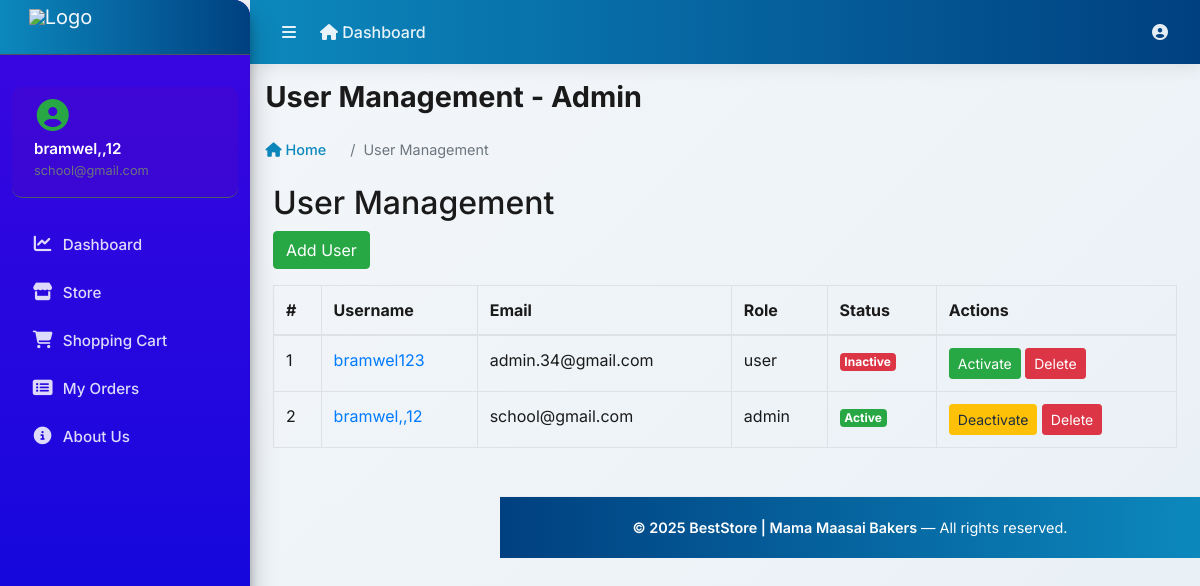
Screenshot of /accounts/users/ (signed in) with the database file from the repository.
### accounts/models.py (models this page shows, shortened)
class Account(AbstractUser):
    ROLE_CHOICES = (
        ('admin', 'Admin'),
        ('finance', 'Finance'),
        ('user', 'User'),
    )
    role = models.CharField(max_length=20, choices=ROLE_CHOICES, default='user')
    first_name = models.CharField(max_length=50)
    last_name = models.CharField(max_length=50)
    username = models.CharField(max_length=50, unique=True)
    email = models.EmailField(max_length=100, unique=True)
    phone_number = models.CharField(max_length=50, blank=True, null=True)
    groups = models.ManyToManyField(
        Group,
        related_name="custom_user_set",
        blank=True,
        help_text="The groups this user belongs to.",
        verbose_name="groups",
    )
    user_permissions = models.ManyToManyField(
        Permission,
        related_name="custom_user_permissions_set",
        blank=True,
        help_text="Specific permissions for this user.",
        verbose_name="user permissions",
    )
    date_joined = models.DateTimeField(auto_now_add=True)
    last_login = models.DateTimeField(auto_now_add=True)
    is_admin = models.BooleanField(default=False)
    is_staff = models.BooleanField(default=False)
    is_superuser = models.BooleanField(default=False)
    is_active = models.BooleanField(default=False)
    is_superadmin = models.BooleanField(default=False)
    USERNAME_FIELD = 'email'
    REQUIRED_FIELDS = ['username', 'first_name', 'last_name']
    objects = MyAccountManager()

### accounts/views.py (the view, shortened to what this page needs)
# urls.py: path('users/', views.users_view, name='users'),
@admin_required
def users_view(request):
    User = get_user_model()
    users = User.objects.all()
    return render(request, 'accounts/users.html', {'users': users})

### accounts/views.py (called while the page is built)
def admin_required(view_func):
    return user_passes_test(lambda u: u.is_staff or u.is_superuser)(view_func)

### carts/context_processors.py (called while the page is built)
def counter(request):
    cart_count = 0
    if 'admin' in request.path:
        return {}
    else:
        try:
            cart = Cart.objects.filter(cart_id=_cart_id(request))
            if request.user.is_authenticated:
                cart_items = CartItem.objects.all().filter(user=request.user)
            else:
                cart_items = CartItem.objects.all().filter(cart=cart[:1])
            for cart_item in cart_items:
                cart_count += cart_item.quantity
        except Cart.DoesNotExist:
            cart_count = 0
    return dict(cart_count=cart_count)

### carts/views.py (called while the page is built)
def _cart_id(request):
    cart = request.session.session_key
    if not cart:
        cart = request.session.create()
    return cart

### category/context_processors.py (called while the page is built)
def menu_links(request):
    links = Category.objects.all()
    return dict(links=links)

### templates/accounts/users.html (shortened to what this page needs)
{% extends 'base.html' %}
{% block page_title %}User Management - Admin{% endblock %}
{% block breadcrumb %}User Management{% endblock %}
{% load static %}
{% block content %}
<div class="container mt-4">
    <h2>User Management</h2>
    <a href="{% url 'add_user' %}" class="btn btn-success mb-3">Add User</a>
    <table class="table table-bordered">
        <thead>
            <tr>
                <th>#</th>
                <th>Username</th>
                <th>Email</th>
                <th>Role</th>
                <th>Status</th>
                <th>Actions</th>
            </tr>
        </thead>
        <tbody>
            {% for user in users %}
            <tr>
                <td>{{ forloop.counter }}</td>
                <td><a href="{% url 'user_detail' user.id %}">{{ user.username }}</a></td>
                <td>{{ user.email }}</td>
                <td>{{ user.role }}</td>
                <td>
                    {% if user.is_active %}
                        <span class="badge bg-success">Active</span>
                    {% else %}
                        <span class="badge bg-danger">Inactive</span>
                    {% endif %}
                </td>
                <td>
                    <form method="post" style="display:inline;">
                        {% if not user.is_active %}
                            <button type="submit" name="action" value="activate" class="btn btn-sm btn-success">Activate</button>
                        {% else %}
                            <button type="submit" name="action" value="deactivate" class="btn btn-sm btn-warning">Deactivate</button>
                        {% endif %}
                        <button type="submit" name="action" value="delete" class="btn btn-sm btn-danger" onclick="return confirm('Are you sure you want to delete this user?');">Delete</button>
                    </form>
                </td>
            </tr>
            {% empty %}
            <tr>
                <td colspan="6" class="text-center">No users found.</td>
            </tr>
            {% endfor %}
        </tbody>
    </table>
</div>
{% endblock %}

### templates/base.html (shortened to what this page needs)
{% load static %}
<!DOCTYPE html>
<html lang="en-us">
<head>
    <link rel="stylesheet" href="https://cdnjs.cloudflare.com/ajax/libs/font-awesome/6.4.0/css/all.min.css">
    <link rel="stylesheet" href="{% static 'vendor/bootstrap/css/bootstrap.min.css' %}">
    <link rel="stylesheet" href="{% static 'vendor/adminlte/css/adminlte.min.css' %}">
</head>
<body class="hold-transition sidebar-mini">
<div class="wrapper">
    <nav class="main-header navbar navbar-expand navbar-dark navbar-light">
        <ul class="navbar-nav">
            <li class="nav-item">
                <a class="nav-link" data-widget="pushmenu" href="#" role="button" title="Toggle Menu">
                    <i class="fas fa-bars"></i>
                </a>
            </li>
            <li class="nav-item d-none d-sm-inline-block">
                <a href="{% url 'dashboard' %}" class="nav-link">
                    <i class="fas fa-home me-2"></i> Dashboard
                </a>
            </li>
        </ul>
        <ul class="navbar-nav ml-auto">
            <li class="nav-item dropdown">
                <a class="nav-link" data-bs-toggle="dropdown" href="#" role="button" title="Account">
                    <i class="fas fa-user-circle"></i>
                </a>
            </li>
        </ul>
    </nav>
    <aside class="main-sidebar elevation-4 sidebar-dark-primary">
        <a href="{% url 'dashboard' %}" class="brand-link">
            <img src="{% static 'images/logo.png' %}" alt="Logo" class="brand-image">
        </a>
        <div class="sidebar">
            <div class="user-panel mt-3 pb-3 mb-3">
                <div class="image">
                    <i class="fas fa-user-circle fa-2x text-success"></i>
                </div>
                <div class="info">
                    <a href="{% url 'profile' %}" class="d-block">{{ user.username|default:"Guest" }}</a>
                    <small class="text-muted">{{ user.email|default:"" }}</small>
                </div>
            </div>
            <nav class="mt-4">
                <ul class="nav nav-pills nav-sidebar flex-column" data-widget="treeview" role="menu">
                    <li class="nav-item">
                        <a href="{% url 'dashboard' %}" class="nav-link">
                            <i class="nav-icon fas fa-chart-line"></i>
                            <p>Dashboard</p>
                        </a>
                    </li>
                    <li class="nav-item">
                        <a href="{% url 'store:store' %}" class="nav-link">
                            <i class="nav-icon fas fa-store"></i>
                            <p>Store</p>
                        </a>
                    </li>
                    <li class="nav-item">
                        <a href="{% url 'cart:cart' %}" class="nav-link">
                            <i class="nav-icon fas fa-shopping-cart"></i>
                            <p>Shopping Cart</p>
                        </a>
                    </li>
                    <li class="nav-item">
                        <a href="{% url 'myOrders' %}" class="nav-link">
                            <i class="nav-icon fas fa-list-alt"></i>
                            <p>My Orders</p>
                        </a>
                    </li>
                    <li class="nav-item">
                        <a href="{% url 'about' %}" class="nav-link">
                            <i class="nav-icon fas fa-info-circle"></i>
                            <p>About Us</p>
                        </a>
                    </li>
                </ul>
            </nav>
        </div>
    </aside>
    <div class="content-wrapper">
        <div class="content">
            <div class="container-fluid">
                <div class="row mb-4">
                    <div class="col-12">
                        <div class="d-flex justify-content-between align-items-center">
                            <div>
                                <h1 class="m-0">{% block page_title %}Dashboard{% endblock %}</h1>
                            </div>
                        </div>
                    </div>
                </div>
                <div class="row mb-3">
                    <div class="col-12">
                        <nav aria-label="breadcrumb">
                            <ol class="breadcrumb">
                                <li class="breadcrumb-item"><a href="{% url 'dashboard' %}"><i class="fas fa-home"></i> Home</a></li>
                                <li class="breadcrumb-item active">{% block breadcrumb %}Dashboard{% endblock %}</li>
                            </ol>
                        </nav>
                    </div>
                </div>
            </div>
        </div>
        <div class="content">
            <div class="container-fluid">
                {% block content %}{% endblock %}
            </div>
        </div>
        <footer class="main-footer mt-5">
            <strong>&copy; 2025 BestStore | Mama Maasai Bakers</strong> — All rights reserved.
        </footer>
    </div>
</div>
</body>
</html>

### templates/base.html (style rules this page uses)
:root { --primary: #0c88bd; --primary-dark: #145c32; --secondary: #004080; --accent: #FF6B35; --light-bg: #f8f9fa; --border-color: #e9ecef; --text-dark: #1a1a1a; --text-muted: #6c757d; --shadow-sm: 0 2px 8px rgba(0,0,0,0.05); --shadow-md: 0 4px 16px rgba(0,0,0,0.08); --shadow-lg: 0 8px 30px rgba(0,0,0,0.1); }
* { font-family: 'Inter', -apple-system, BlinkMacSystemFont, 'Segoe UI', sans-serif; }
html, body { height: 100%; background: linear-gradient(135deg, #f5f7fa 0%, #e8f0f5 100%); color: var(--text-dark); }
body { -webkit-font-smoothing: antialiased; -moz-osx-font-smoothing: grayscale; }
.main-header.navbar { background: linear-gradient(90deg, var(--primary) 0%, var(--secondary) 100%); box-shadow: var(--shadow-md); padding: 12px 20px; border: none; height: auto; }
.main-header .navbar-nav .nav-link { color: rgba(255,255,255,0.9) !important; font-weight: 500; transition: all 0.25s ease; padding: 8px 12px; }
.main-sidebar { background: linear-gradient(180deg, #3c06e0 0%, #0808dc 100%); box-shadow: var(--shadow-lg); border-radius: 0 16px 16px 0; }
.brand-link { background: linear-gradient(90deg, var(--primary) 0%, var(--secondary) 100%); border-bottom: none; padding: 12px 16px; height: auto; display: flex; align-items: center; gap: 10px; }
.brand-link img { height: 40px; width: auto; opacity: 0.95; }
.sidebar { padding: 16px 12px; background: transparent; }
.user-panel { background: rgba(233, 15, 15, 0.05); border-radius: 10px; padding: 12px !important; margin-bottom: 16px !important; }
.user-panel .image { margin-right: 10px; }
.user-panel .info { display: flex; flex-direction: column; justify-content: center; }
.user-panel .info a { color: #fff; font-weight: 600; font-size: 0.95rem; }
.sidebar .nav-link { color: rgba(255,255,255,0.85) !important; font-weight: 500; border-radius: 8px; padding: 10px 14px; margin-bottom: 6px; transition: all 0.2s ease; position: relative; border-left: 3px solid transparent; }
.sidebar .nav-link i { width: 20px; text-align: center; margin-right: 10px; }
.sidebar .nav-link p { margin: 0; font-size: 0.95rem; }
.content-wrapper { min-height: 100vh; background: transparent; padding: 0; }
.content { padding: 20px; background: transparent; }
.content .container-fluid { max-width: 1400px; }
.content > .container-fluid > .row:first-child { margin-bottom: 24px; }
.content h1 { color: var(--text-dark); font-weight: 700; font-size: 1.8rem; }
.breadcrumb { background: transparent; padding: 0; margin: 0; gap: 8px; }
.breadcrumb-item { font-size: 0.9rem; }
.breadcrumb-item a { color: var(--primary); text-decoration: none; font-weight: 500; }
.breadcrumb-item.active { color: var(--text-muted); }
.main-footer { background: linear-gradient(90deg, var(--secondary) 0%, var(--primary) 100%); color: #fff; padding: 20px; text-align: center; font-size: 0.9rem; border-top: 1px solid var(--border-color); margin-top: 40px; }
.main-footer strong { font-weight: 600; }
.wrapper { display: flex; flex-direction: column; min-height: 100vh; }
.content-wrapper { flex: 1; }
.hold-transition * { transition: none !important; }

### rows the page displays
Account: username "bramwel,,12", email "school@gmail.com", role "admin", is_active "Active"
Account: username "bramwel123", email "admin.34@gmail.com", role "user", is_active "Inactive"
